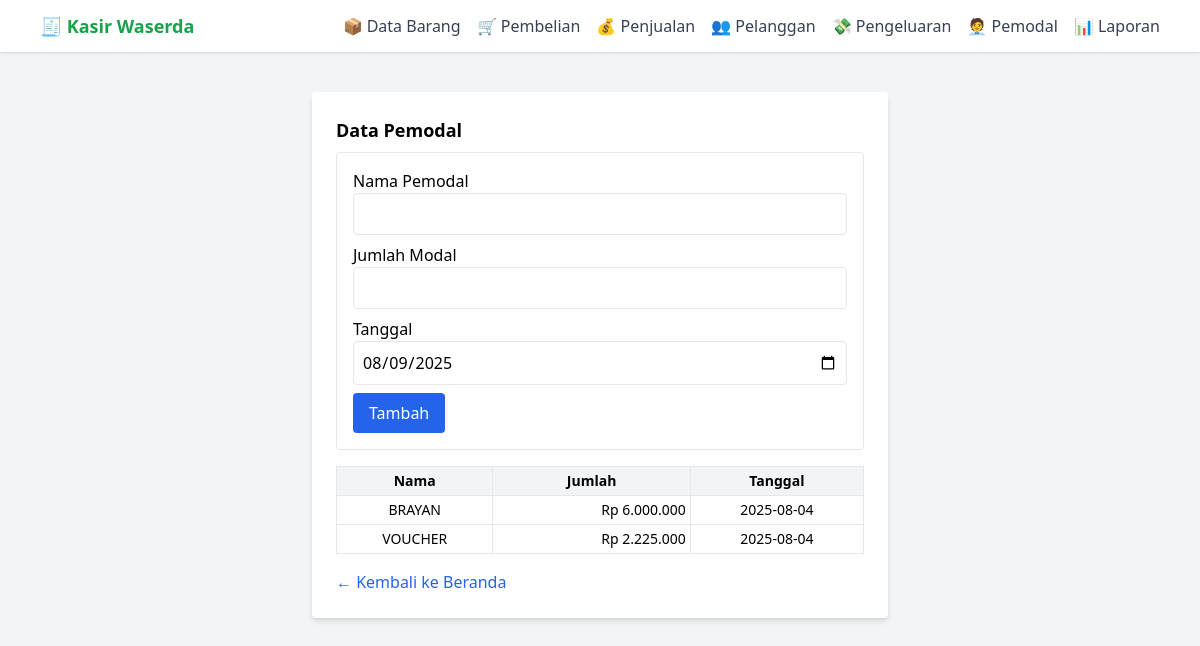
Page /pemodal on the committed database.
### tables this page shows
CREATE TABLE pemodal (
    id_pemodal TEXT PRIMARY KEY,
    nama TEXT,
    jumlah INTEGER,
    tanggal TEXT
);

### app.py (the view, shortened to what this page needs)
@app.route("/pemodal", methods=["GET", "POST"])
def pemodal():
    import sqlite3
    from datetime import date
    conn = sqlite3.connect("pos.db")
    conn.row_factory = sqlite3.Row
    cur = conn.cursor()
    now = datetime.today()
    bulan = f"{now.month:02d}"   # Format dua digit, misalnya '08'
    tahun = str(now.year)        # Misalnya '2025'
    cur.execute("""
        SELECT * FROM pemodal
        WHERE strftime('%m', tanggal) = ? AND strftime('%Y', tanggal) = ?
    """, (bulan, tahun))
    rows = cur.fetchall()
    item_edit = None
    edit_id = request.args.get("edit")
    if edit_id:
        cur.execute("SELECT * FROM pemodal WHERE id_pemodal = ?", (edit_id,))
        item_edit = cur.fetchone()
    return render_template("pemodal.html",
                           rows=rows,
                           item_edit=item_edit,
                           today=str(date.today()))

### app.py (called while the page is built)
def format_rupiah(angka):
    return f"Rp {angka:,.0f}".replace(",", ".")

### templates/pemodal.html (shortened to what this page needs)
{% extends "base.html" %}
{% block content %}
<h2 class="text-lg font-semibold mb-2">Data Pemodal</h2>
<form method="post" class="bg-white p-4 border rounded mb-4">
    <div class="mb-2">
        <label>Nama Pemodal</label>
        <input name="nama" value="{{ item_edit[1] if item_edit else '' }}"
               required class="w-full border p-2 rounded uppercase">
    </div>
    <div class="mb-2">
        <label>Jumlah Modal</label>
        <input name="jumlah" type="text" value="{{ item_edit[2] if item_edit else '' }}"
               required class="harga-format w-full border p-2 rounded">
    </div>
    <div class="mb-2">
        <label>Tanggal</label>
        <input name="tanggal" type="date" value="{{ item_edit[3] if item_edit else today }}"
               required class="w-full border p-2 rounded">
    </div>
    <button class="bg-blue-600 text-white px-4 py-2 rounded">
        {% if item_edit %}Simpan Perubahan{% else %}Tambah{% endif %}
    </button>
</form>
<table class="w-full text-sm border bg-white text-center">
    <tr class="bg-gray-100">
        <th class="border p-1">Nama</th>
        <th class="border p-1">Jumlah</th>
        <th class="border p-1">Tanggal</th>
    </tr>
    {% for row in rows %}
    <tr onclick="window.location='?edit={{ row[0] }}'" class="hover:bg-yellow-100 cursor-pointer">
        <td class="border p-1">{{ row[1] }}</td>
        <td class="border p-1 text-right">{{ row[2] | rupiah}}</td>
        <td class="border p-1">{{ row[3] }}</td>
    </tr>
    {% endfor %}
</table>
<a href="/" class="inline-block mt-4 text-blue-600">← Kembali ke Beranda</a>
{% endblock %}

### rows in the picture
pemodal: nama "BRAYAN", jumlah "Rp 6.000.000", tanggal "2025-08-04"
pemodal: nama "VOUCHER", jumlah "Rp 2.225.000", tanggal "2025-08-04"
